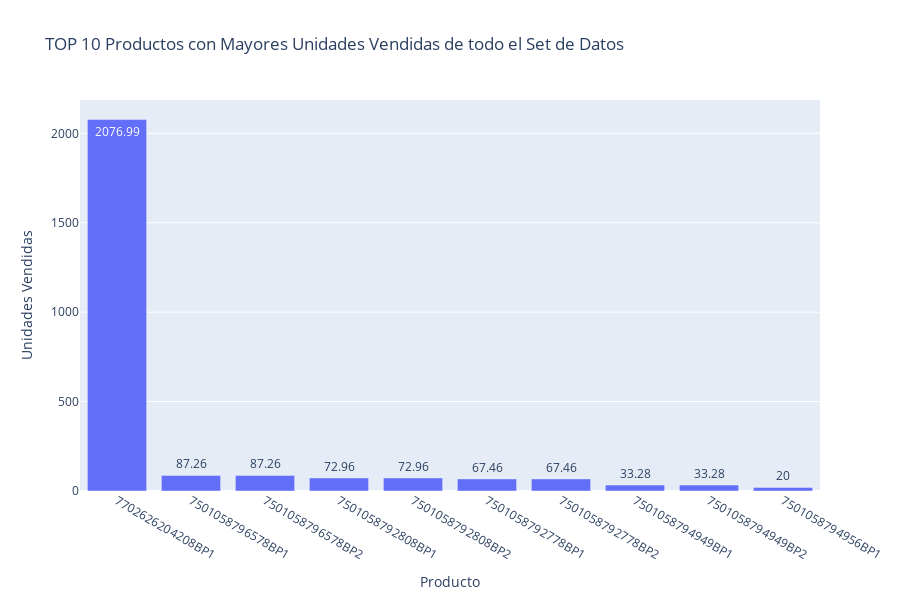

The code cell stored with this chart in its notebook:
### Markdown cell above
# Analisis por UNIDADES Vendidas

### Code cell
fig = px.bar(
    dfProductSalesUnit.head(10),
    x="ITEM_CODE",
    y="TOTAL_UNIT_SALES",
    title="TOP 10 Productos con Mayores Unidades Vendidas de todo el Set de Datos",
    text=dfProductSalesUnit.head(10)["TOTAL_UNIT_SALES"].round(2),
    height=600,
    labels={
        "ITEM_CODE": "Producto",
        "TOTAL_UNIT_SALES": "Unidades Vendidas"
    }
)
fig.show()

### Figure 1 — Plotly figure (JSON) as saved in the notebook; plotly's stock layout.template omitted (floating-point values rounded to 4 significant figures)
{"data": [{"hovertemplate": "Producto=%{x}<br>Unidades Vendidas=%{y}<br>text=%{text}<extra></extra>", "legendgroup": "", "marker": {"color": "#636efa", "pattern": {"shape": ""}}, "name": "", "orientation": "v", "showlegend": false, "text": [2077.0, 87.26, 87.26, 72.96, 72.96, 67.46, 67.46, 33.28, 33.28, 20.0], "textposition": "auto", "type": "bar", "x": ["7702626204208BP1", "7501058796578BP1", "7501058796578BP2", "7501058792808BP1", "7501058792808BP2", "7501058792778BP1", "7501058792778BP2", "7501058794949BP1", "7501058794949BP2", "7501058794956BP1"], "xaxis": "x", "y": [2077.0, 87.26, 87.26, 72.96, 72.96, 67.46, 67.46, 33.28, 33.28, 20.0], "yaxis": "y"}], "layout": {"barmode": "relative", "height": 600, "legend": {"tracegroupgap": 0}, "title": {"text": "TOP 10 Productos con Mayores Unidades Vendidas de todo el Set de Datos"}, "xaxis": {"anchor": "y", "domain": [0, 1], "title": {"text": "Producto"}}, "yaxis": {"anchor": "x", "domain": [0, 1], "title": {"text": "Unidades Vendidas"}}}}
